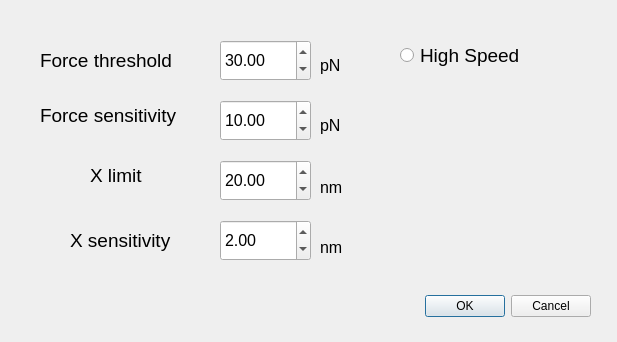
<?xml version="1.0" encoding="UTF-8"?>
<ui version="4.0">
 <class>Dialog</class>
 <widget class="QDialog" name="Dialog">
  <property name="geometry">
   <rect>
    <x>0</x>
    <y>0</y>
    <width>617</width>
    <height>342</height>
   </rect>
  </property>
  <property name="windowTitle">
   <string>Dialog</string>
  </property>
  <widget class="QDialogButtonBox" name="buttonBox">
   <property name="geometry">
    <rect>
     <x>250</x>
     <y>290</y>
     <width>341</width>
     <height>32</height>
    </rect>
   </property>
   <property name="orientation">
    <enum>Qt::Horizontal</enum>
   </property>
   <property name="standardButtons">
    <set>QDialogButtonBox::Cancel|QDialogButtonBox::Ok</set>
   </property>
  </widget>
  <widget class="QLabel" name="label">
   <property name="geometry">
    <rect>
     <x>40</x>
     <y>100</y>
     <width>171</width>
     <height>31</height>
    </rect>
   </property>
   <property name="font">
    <font>
     <family>Arial</family>
     <pointsize>14</pointsize>
    </font>
   </property>
   <property name="text">
    <string>Force sensitivity</string>
   </property>
  </widget>
  <widget class="QLabel" name="label_2">
   <property name="geometry">
    <rect>
     <x>90</x>
     <y>160</y>
     <width>91</width>
     <height>31</height>
    </rect>
   </property>
   <property name="font">
    <font>
     <family>Arial</family>
     <pointsize>14</pointsize>
    </font>
   </property>
   <property name="text">
    <string>X limit</string>
   </property>
  </widget>
  <widget class="QLabel" name="label_3">
   <property name="geometry">
    <rect>
     <x>70</x>
     <y>220</y>
     <width>131</width>
     <height>41</height>
    </rect>
   </property>
   <property name="font">
    <font>
     <family>Arial</family>
     <pointsize>14</pointsize>
    </font>
   </property>
   <property name="text">
    <string>X sensitivity</string>
   </property>
  </widget>
  <widget class="QDoubleSpinBox" name="sens">
   <property name="geometry">
    <rect>
     <x>220</x>
     <y>100</y>
     <width>91</width>
     <height>41</height>
    </rect>
   </property>
   <property name="font">
    <font>
     <family>Arial</family>
     <pointsize>12</pointsize>
    </font>
   </property>
   <property name="maximum">
    <double>500.000000000000000</double>
   </property>
   <property name="singleStep">
    <double>1.000000000000000</double>
   </property>
   <property name="value">
    <double>10.000000000000000</double>
   </property>
  </widget>
  <widget class="QDoubleSpinBox" name="xlimit">
   <property name="geometry">
    <rect>
     <x>220</x>
     <y>160</y>
     <width>91</width>
     <height>41</height>
    </rect>
   </property>
   <property name="font">
    <font>
     <family>Arial</family>
     <pointsize>12</pointsize>
    </font>
   </property>
   <property name="maximum">
    <double>1000.000000000000000</double>
   </property>
   <property name="singleStep">
    <double>5.000000000000000</double>
   </property>
   <property name="value">
    <double>20.000000000000000</double>
   </property>
  </widget>
  <widget class="QDoubleSpinBox" name="xsens">
   <property name="geometry">
    <rect>
     <x>220</x>
     <y>220</y>
     <width>91</width>
     <height>41</height>
    </rect>
   </property>
   <property name="font">
    <font>
     <family>Arial</family>
     <pointsize>12</pointsize>
    </font>
   </property>
   <property name="value">
    <double>2.000000000000000</double>
   </property>
  </widget>
  <widget class="QLabel" name="label_4">
   <property name="geometry">
    <rect>
     <x>320</x>
     <y>110</y>
     <width>72</width>
     <height>31</height>
    </rect>
   </property>
   <property name="font">
    <font>
     <family>Arial</family>
     <pointsize>12</pointsize>
    </font>
   </property>
   <property name="text">
    <string>pN</string>
   </property>
  </widget>
  <widget class="QLabel" name="label_5">
   <property name="geometry">
    <rect>
     <x>320</x>
     <y>180</y>
     <width>72</width>
     <height>15</height>
    </rect>
   </property>
   <property name="font">
    <font>
     <family>Arial</family>
     <pointsize>12</pointsize>
    </font>
   </property>
   <property name="text">
    <string>nm</string>
   </property>
  </widget>
  <widget class="QLabel" name="label_6">
   <property name="geometry">
    <rect>
     <x>320</x>
     <y>240</y>
     <width>72</width>
     <height>15</height>
    </rect>
   </property>
   <property name="font">
    <font>
     <family>Arial</family>
     <pointsize>12</pointsize>
    </font>
   </property>
   <property name="text">
    <string>nm</string>
   </property>
  </widget>
  <widget class="QLabel" name="label_7">
   <property name="geometry">
    <rect>
     <x>40</x>
     <y>40</y>
     <width>181</width>
     <height>41</height>
    </rect>
   </property>
   <property name="font">
    <font>
     <family>Arial</family>
     <pointsize>14</pointsize>
    </font>
   </property>
   <property name="text">
    <string>Force threshold</string>
   </property>
  </widget>
  <widget class="QDoubleSpinBox" name="peakH">
   <property name="geometry">
    <rect>
     <x>220</x>
     <y>40</y>
     <width>91</width>
     <height>41</height>
    </rect>
   </property>
   <property name="font">
    <font>
     <family>Arial</family>
     <pointsize>12</pointsize>
    </font>
   </property>
   <property name="maximum">
    <double>500.000000000000000</double>
   </property>
   <property name="singleStep">
    <double>5.000000000000000</double>
   </property>
   <property name="value">
    <double>30.000000000000000</double>
   </property>
  </widget>
  <widget class="QLabel" name="label_8">
   <property name="geometry">
    <rect>
     <x>320</x>
     <y>50</y>
     <width>72</width>
     <height>31</height>
    </rect>
   </property>
   <property name="font">
    <font>
     <family>Arial</family>
     <pointsize>12</pointsize>
    </font>
   </property>
   <property name="text">
    <string>pN</string>
   </property>
  </widget>
  <widget class="QRadioButton" name="highspeed">
   <property name="geometry">
    <rect>
     <x>400</x>
     <y>40</y>
     <width>131</width>
     <height>31</height>
    </rect>
   </property>
   <property name="font">
    <font>
     <family>Arial</family>
     <pointsize>14</pointsize>
    </font>
   </property>
   <property name="text">
    <string>High Speed</string>
   </property>
  </widget>
 </widget>
 <resources/>
 <connections>
  <connection>
   <sender>buttonBox</sender>
   <signal>accepted()</signal>
   <receiver>Dialog</receiver>
   <slot>accept()</slot>
   <hints>
    <hint type="sourcelabel">
     <x>248</x>
     <y>254</y>
    </hint>
    <hint type="destinationlabel">
     <x>157</x>
     <y>274</y>
    </hint>
   </hints>
  </connection>
  <connection>
   <sender>buttonBox</sender>
   <signal>rejected()</signal>
   <receiver>Dialog</receiver>
   <slot>reject()</slot>
   <hints>
    <hint type="sourcelabel">
     <x>316</x>
     <y>260</y>
    </hint>
    <hint type="destinationlabel">
     <x>286</x>
     <y>274</y>
    </hint>
   </hints>
  </connection>
 </connections>
</ui>
